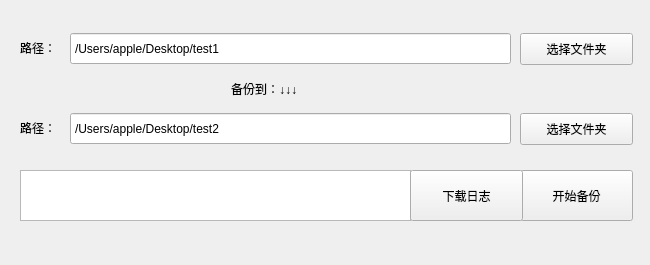
<?xml version="1.0" encoding="UTF-8"?>
<ui version="4.0">
 <class>MainWindow</class>
 <widget class="QMainWindow" name="MainWindow">
  <property name="geometry">
   <rect>
    <x>0</x>
    <y>0</y>
    <width>650</width>
    <height>265</height>
   </rect>
  </property>
  <property name="windowTitle">
   <string>MainWindow</string>
  </property>
  <widget class="QWidget" name="centralwidget">
   <widget class="QLabel" name="label">
    <property name="geometry">
     <rect>
      <x>231</x>
      <y>79</y>
      <width>151</width>
      <height>20</height>
     </rect>
    </property>
    <property name="styleSheet">
     <string notr="true">center;</string>
    </property>
    <property name="text">
     <string>备份到：↓↓↓</string>
    </property>
   </widget>
   <widget class="QPushButton" name="choose">
    <property name="geometry">
     <rect>
      <x>520</x>
      <y>33</y>
      <width>113</width>
      <height>32</height>
     </rect>
    </property>
    <property name="text">
     <string>选择文件夹</string>
    </property>
   </widget>
   <widget class="QPushButton" name="choose2">
    <property name="geometry">
     <rect>
      <x>520</x>
      <y>113</y>
      <width>113</width>
      <height>32</height>
     </rect>
    </property>
    <property name="text">
     <string>选择文件夹</string>
    </property>
   </widget>
   <widget class="QLabel" name="label_2">
    <property name="geometry">
     <rect>
      <x>20</x>
      <y>40</y>
      <width>59</width>
      <height>16</height>
     </rect>
    </property>
    <property name="text">
     <string>路径：</string>
    </property>
   </widget>
   <widget class="QLabel" name="label_3">
    <property name="geometry">
     <rect>
      <x>20</x>
      <y>120</y>
      <width>59</width>
      <height>16</height>
     </rect>
    </property>
    <property name="text">
     <string>路径：</string>
    </property>
   </widget>
   <widget class="QPushButton" name="start">
    <property name="geometry">
     <rect>
      <x>520</x>
      <y>170</y>
      <width>113</width>
      <height>51</height>
     </rect>
    </property>
    <property name="text">
     <string>开始备份</string>
    </property>
   </widget>
   <widget class="QLineEdit" name="dir1">
    <property name="geometry">
     <rect>
      <x>70</x>
      <y>33</y>
      <width>441</width>
      <height>31</height>
     </rect>
    </property>
    <property name="focusPolicy">
     <enum>Qt::ClickFocus</enum>
    </property>
    <property name="styleSheet">
     <string notr="true">QLineEdit {
    padding-left: 2px;
}
</string>
    </property>
    <property name="text">
     <string>/Users/apple/Desktop/test1</string>
    </property>
   </widget>
   <widget class="QLineEdit" name="dir2">
    <property name="geometry">
     <rect>
      <x>70</x>
      <y>113</y>
      <width>441</width>
      <height>31</height>
     </rect>
    </property>
    <property name="focusPolicy">
     <enum>Qt::ClickFocus</enum>
    </property>
    <property name="styleSheet">
     <string notr="true">QLineEdit {
    padding-left: 2px;
}
</string>
    </property>
    <property name="text">
     <string>/Users/apple/Desktop/test2</string>
    </property>
   </widget>
   <widget class="QTextBrowser" name="log">
    <property name="geometry">
     <rect>
      <x>20</x>
      <y>170</y>
      <width>391</width>
      <height>51</height>
     </rect>
    </property>
   </widget>
   <widget class="QPushButton" name="download">
    <property name="geometry">
     <rect>
      <x>410</x>
      <y>170</y>
      <width>113</width>
      <height>51</height>
     </rect>
    </property>
    <property name="text">
     <string>下载日志</string>
    </property>
   </widget>
  </widget>
  <widget class="QMenuBar" name="menubar">
   <property name="geometry">
    <rect>
     <x>0</x>
     <y>0</y>
     <width>650</width>
     <height>22</height>
    </rect>
   </property>
  </widget>
 </widget>
 <resources/>
 <connections/>
</ui>
